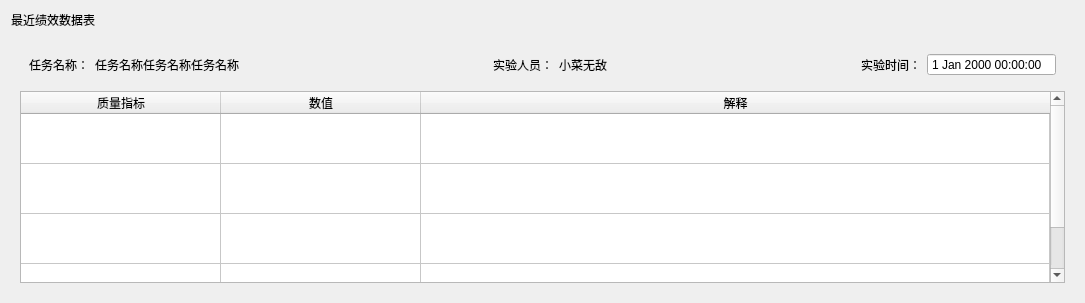
                <widget class="QWidget" name="currentperformance_page">
                 <layout class="QVBoxLayout" name="verticalLayout_6">
                  <item>
                   <widget class="QLabel" name="label_11">
                    <property name="text">
                     <string>最近绩效数据表</string>
                    </property>
                   </widget>
                  </item>
                  <item>
                   <widget class="QWidget" name="widget_9" native="true">
                    <layout class="QVBoxLayout" name="verticalLayout_7">
                     <item>
                      <widget class="QWidget" name="widget_10" native="true">
                       <layout class="QHBoxLayout" name="horizontalLayout_7">
                        <item>
                         <widget class="QLabel" name="label_12">
                          <property name="text">
                           <string>任务名称：</string>
                          </property>
                         </widget>
                        </item>
                        <item>
                         <widget class="QLabel" name="Task_label">
                          <property name="text">
                           <string>任务名称任务名称任务名称</string>
                          </property>
                         </widget>
                        </item>
                        <item>
                         <spacer name="horizontalSpacer_6">
                          <property name="orientation">
                           <enum>Qt::Orientation::Horizontal</enum>
                          </property>
                          <property name="sizeHint" stdset="0">
                           <size>
                            <width>248</width>
                            <height>20</height>
                           </size>
                          </property>
                         </spacer>
                        </item>
                        <item>
                         <widget class="QLabel" name="label_14">
                          <property name="text">
                           <string>实验人员：</string>
                          </property>
                         </widget>
                        </item>
                        <item>
                         <widget class="QLabel" name="User_label">
                          <property name="text">
                           <string>小菜无敌</string>
                          </property>
                         </widget>
                        </item>
                        <item>
                         <spacer name="horizontalSpacer_7">
                          <property name="orientation">
                           <enum>Qt::Orientation::Horizontal</enum>
                          </property>
                          <property name="sizeHint" stdset="0">
                           <size>
                            <width>248</width>
                            <height>20</height>
                           </size>
                          </property>
                         </spacer>
                        </item>
                        <item>
                         <widget class="QLabel" name="label_16">
                          <property name="text">
                           <string>实验时间：</string>
                          </property>
                         </widget>
                        </item>
                        <item>
                         <widget class="QDateTimeEdit" name="dateTimeEdit_2">
                          <property name="buttonSymbols">
                           <enum>QAbstractSpinBox::ButtonSymbols::NoButtons</enum>
                          </property>
                         </widget>
                        </item>
                       </layout>
                      </widget>
                     </item>
                     <item>
                      <widget class="QTableWidget" name="currentperformance_table">
                       <property name="frameShape">
                        <enum>QFrame::Shape::StyledPanel</enum>
                       </property>
                       <property name="frameShadow">
                        <enum>QFrame::Shadow::Plain</enum>
                       </property>
                       <attribute name="horizontalHeaderDefaultSectionSize">
                        <number>200</number>
                       </attribute>
                       <attribute name="horizontalHeaderStretchLastSection">
                        <bool>true</bool>
                       </attribute>
                       <attribute name="verticalHeaderVisible">
                        <bool>false</bool>
                       </attribute>
                       <attribute name="verticalHeaderMinimumSectionSize">
                        <number>50</number>
                       </attribute>
                       <attribute name="verticalHeaderDefaultSectionSize">
                        <number>50</number>
                       </attribute>
                       <row>
                        <property name="text">
                         <string>新建行</string>
                        </property>
                       </row>
                       <row>
                        <property name="text">
                         <string>新建行</string>
                        </property>
                       </row>
                       <row>
                        <property name="text">
                         <string>新建行</string>
                        </property>
                       </row>
                       <row>
                        <property name="text">
                         <string>新建行</string>
                        </property>
                       </row>
                       <column>
                        <property name="text">
                         <string>质量指标</string>
                        </property>
                       </column>
                       <column>
                        <property name="text">
                         <string>数值</string>
                        </property>
                       </column>
                       <column>
                        <property name="text">
                         <string>解释</string>
                        </property>
                       </column>
                      </widget>
                     </item>
                    </layout>
                   </widget>
                  </item>
                 </layout>
                </widget>
